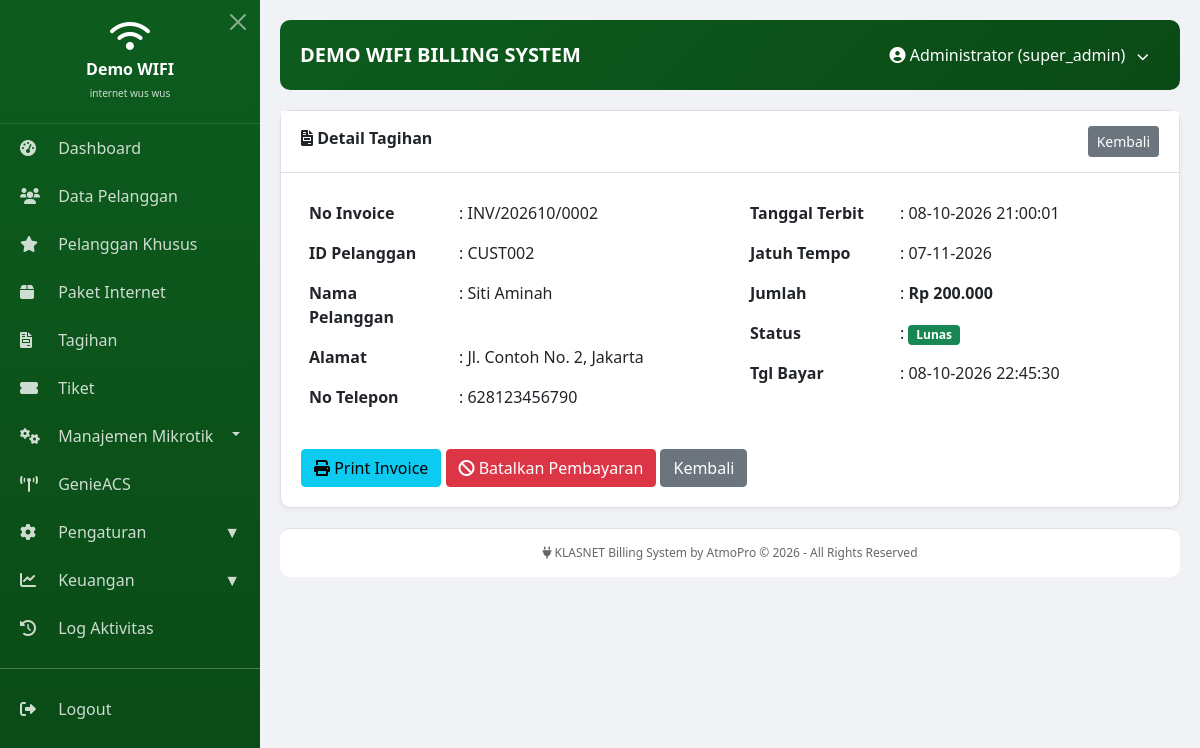
/modules/invoices/view.php?id=1933 (signed in), run on the app's committed database.
### tables this page shows
CREATE TABLE `invoice` (
  `id` int(11) NOT NULL AUTO_INCREMENT,
  `pelanggan_id` int(11) DEFAULT NULL,
  `no_invoice` varchar(50) DEFAULT NULL,
  `jumlah` decimal(15,2) DEFAULT NULL,
  `status` enum('pending','paid','cancelled') DEFAULT 'pending',
  `tgl_terbit` datetime DEFAULT NULL,
  `tgl_jatuh_tempo` datetime DEFAULT NULL,
  `tgl_bayar` datetime DEFAULT NULL,
  `viewed_at` timestamp NULL DEFAULT NULL,
  PRIMARY KEY (`id`),
  UNIQUE KEY `no_invoice` (`no_invoice`),
  KEY `pelanggan_id` (`pelanggan_id`),
  CONSTRAINT `invoice_ibfk_1` FOREIGN KEY (`pelanggan_id`) REFERENCES `pelanggan` (`id`) ON UPDATE CASCADE
);

CREATE TABLE `pelanggan` (
  `id` int(11) NOT NULL AUTO_INCREMENT,
  `id_pelanggan` varchar(50) NOT NULL,
  `nama_lengkap` varchar(100) NOT NULL,
  `alamat` text DEFAULT NULL,
  `no_telepon` varchar(20) DEFAULT NULL,
  `paket_id` int(11) DEFAULT NULL,
  `diperpanjang` datetime DEFAULT NULL,
  `jatuh_tempo` datetime DEFAULT NULL,
  `status` enum('active','inactive','blocked') DEFAULT 'active',
  `tipe_pelanggan` enum('reguler','vip','fasum','nardi') DEFAULT 'reguler',
  `is_synced` tinyint(1) DEFAULT 0,
  `status_aktif` enum('aktif','on_progress') DEFAULT 'aktif',
  `created_at` timestamp NULL DEFAULT current_timestamp(),
  `updated_at` timestamp NULL DEFAULT current_timestamp() ON UPDATE current_timestamp(),
  `total_online_seconds` int(11) DEFAULT 0,
  `last_uptime` int(11) DEFAULT 0,
  `last_traffic` bigint(20) DEFAULT 0,
  `tgl_aktif` date DEFAULT NULL,
  `is_prorata` tinyint(1) DEFAULT 0,
  `is_online` int(11) DEFAULT 0,
  `serial_number` varchar(50) DEFAULT NULL,
  `password` varchar(255) DEFAULT NULL,
  `down_since` datetime DEFAULT NULL,
  `genieacs_device_id` varchar(100) DEFAULT NULL,
  PRIMARY KEY (`id`),
  UNIQUE KEY `id_pelanggan` (`id_pelanggan`),
  KEY `paket_id` (`paket_id`),
  CONSTRAINT `pelanggan_ibfk_1` FOREIGN KEY (`paket_id`) REFERENCES `paket_internet` (`id`) ON DELETE SET NULL
);

### modules/invoices/view.php (the view, shortened to what this page needs)
<?php
include '../../includes/header.php';
$id = $_GET['id'] ?? '';
try {
$pdo = Database::getInstance()->getConnection();
    $stmt = $pdo->prepare("SELECT i.*, p.nama_lengkap, p.alamat, p.no_telepon, p.id_pelanggan
                           FROM invoice i
                           LEFT JOIN pelanggan p ON i.pelanggan_id = p.id
                           WHERE i.id = ?");
    $stmt->execute([$id]);
    $invoice = $stmt->fetch();
} catch(PDOException $e) {
    $error = $e->getMessage();
}
?>
<div class="card">
    <div class="card-header">
        <i class="fas fa-file-invoice"></i> Detail Tagihan
        <a href="index.php" class="btn btn-secondary btn-sm float-end">Kembali</a>
    </div>
    <div class="card-body">
        <div class="row">
            <div class="col-md-6">
                <table class="table table-borderless">
                    <tr><th width="150">No Invoice</th><td>: <?= htmlspecialchars($invoice['no_invoice'] ?? '-') ?> </small></tr>
                    <tr><th>ID Pelanggan</th><td>: <?= htmlspecialchars($invoice['id_pelanggan'] ?? '-') ?> </small></tr>
                    <tr><th>Nama Pelanggan</th><td>: <?= htmlspecialchars($invoice['nama_lengkap'] ?? '-') ?> </small></tr>
                    <tr><th>Alamat</th><td>: <?= nl2br(htmlspecialchars($invoice['alamat'] ?? '-')) ?> </small></tr>
                    <tr><th>No Telepon</th><td>: <?= htmlspecialchars($invoice['no_telepon'] ?? '-') ?> </small></tr>
                </table>
            </div>
            <div class="col-md-6">
                <table class="table table-borderless">
                    <?php if (!empty($invoice['tgl_terbit']) && $invoice['tgl_terbit'] != '0000-00-00 00:00:00'): ?>
                    <tr><th width="150">Tanggal Terbit</th><td>: <?= date('d-m-Y H:i:s', strtotime($invoice['tgl_terbit'])) ?> </small></tr>
                    <?php else: ?>
                    <tr><th width="150">Tanggal Terbit</th><td>: - </small></tr>
                    <?php endif; ?>
                    <?php if (!empty($invoice['tgl_jatuh_tempo']) && $invoice['tgl_jatuh_tempo'] != '0000-00-00 00:00:00'): ?>
                    <tr><th>Jatuh Tempo</th><td>: <?= date('d-m-Y', strtotime($invoice['tgl_jatuh_tempo'])) ?> </small></tr>
                    <?php else: ?>
                    <tr><th>Jatuh Tempo</th><td>: - </small></tr>
                    <?php endif; ?>
                    <tr><th>Jumlah</th><td>: <strong>Rp <?= number_format($invoice['jumlah'] ?? 0, 0, ',', '.') ?></strong> </small></tr>
                    <tr>
                        <th>Status</th>
                        <td>:
                            <?php
                            if ($invoice['status'] == 'paid') {
                                echo '<span class="badge bg-success">Lunas' . (!empty($invoice['paid_by']) ? ' / ' . htmlspecialchars($invoice['paid_by']) : '') . '</span>';
                            } elseif ($invoice['status'] == 'pending') {
                                echo '<span class="badge bg-warning">Pending</span>';
                            } elseif ($invoice['status'] == 'cancelled') {
                                echo '<span class="badge bg-danger">Dibatalkan</span>';
                            } else {
                                echo '<span class="badge bg-secondary">' . ($invoice['status'] ?? '-') . '</span>';
                            }
                            ?>
                    </tr>
                    <?php if ($invoice['status'] == 'paid' && !empty($invoice['tgl_bayar']) && $invoice['tgl_bayar'] != '0000-00-00 00:00:00'): ?>
                    <tr>
                        <th>Tgl Bayar</th>
                        <td>: <?= date('d-m-Y H:i:s', strtotime($invoice['tgl_bayar'])) ?> </small>
                    </tr>
                    <?php endif; ?>
                </table>
            </div>
        </div>
        <div class="mt-3">
            <a href="print_invoice.php?id=<?= $invoice['id'] ?>" class="btn btn-info" target="_blank">
                <i class="fas fa-print"></i> Print Invoice
            </a>
            <?php if ($invoice['status'] != 'paid'): ?>
                <a href="pay.php?id=<?= $invoice['id'] ?>" class="btn btn-success"><i class="fas fa-money-bill"></i> Catat Pembayaran</a>
            <?php else: ?>
                <?php if ($_SESSION['user_role'] == 'admin' || $_SESSION['user_role'] == 'super_admin'): ?>
                    <a href="cancel_payment.php?id=<?= $invoice['id'] ?>" class="btn btn-danger" onclick="return confirm('Yakin ingin membatalkan pembayaran ini?')">
                        <i class="fas fa-ban"></i> Batalkan Pembayaran
                    </a>
                <?php endif; ?>
            <?php endif; ?>
            <a href="index.php" class="btn btn-secondary">Kembali</a>
        </div>
    </div>
</div>
<?php include '../../includes/footer.php'; ?>

### includes/header.php (style rules this page uses)
* { margin: 0; padding: 0; box-sizing: border-box; }
body { font-family: 'Segoe UI', sans-serif; background: #f0f2f5; }
.card { background: white; border-radius: 10px; margin-bottom: 20px; box-shadow: 0 2px 5px rgba(0,0,0,0.05); }
.card-header { background: white; border-bottom: 1px solid #e0e0e0; padding: 15px 20px; font-weight: 600; }
.card-body { padding: 20px; }

### data on the page
invoice: no_invoice "INV/202610/0002", pelanggan.id_pelanggan "CUST002", pelanggan.nama_lengkap "Siti Aminah", pelanggan.alamat "Jl. Contoh No. 2, Jakarta", pelanggan.no_telepon "628123456790", tgl_terbit "08-10-2026 21:00:01", tgl_jatuh_tempo "07-11-2026", jumlah "200.000", tgl_bayar "08-10-2026 22:45:30"

### other printed values
$company_name "Demo WIFI"
$company_tagline "internet wus wus"
$company_name "DEMO WIFI"
$_SESSION['user_name'] "Administrator"
$_SESSION['user_role'] "super_admin"
